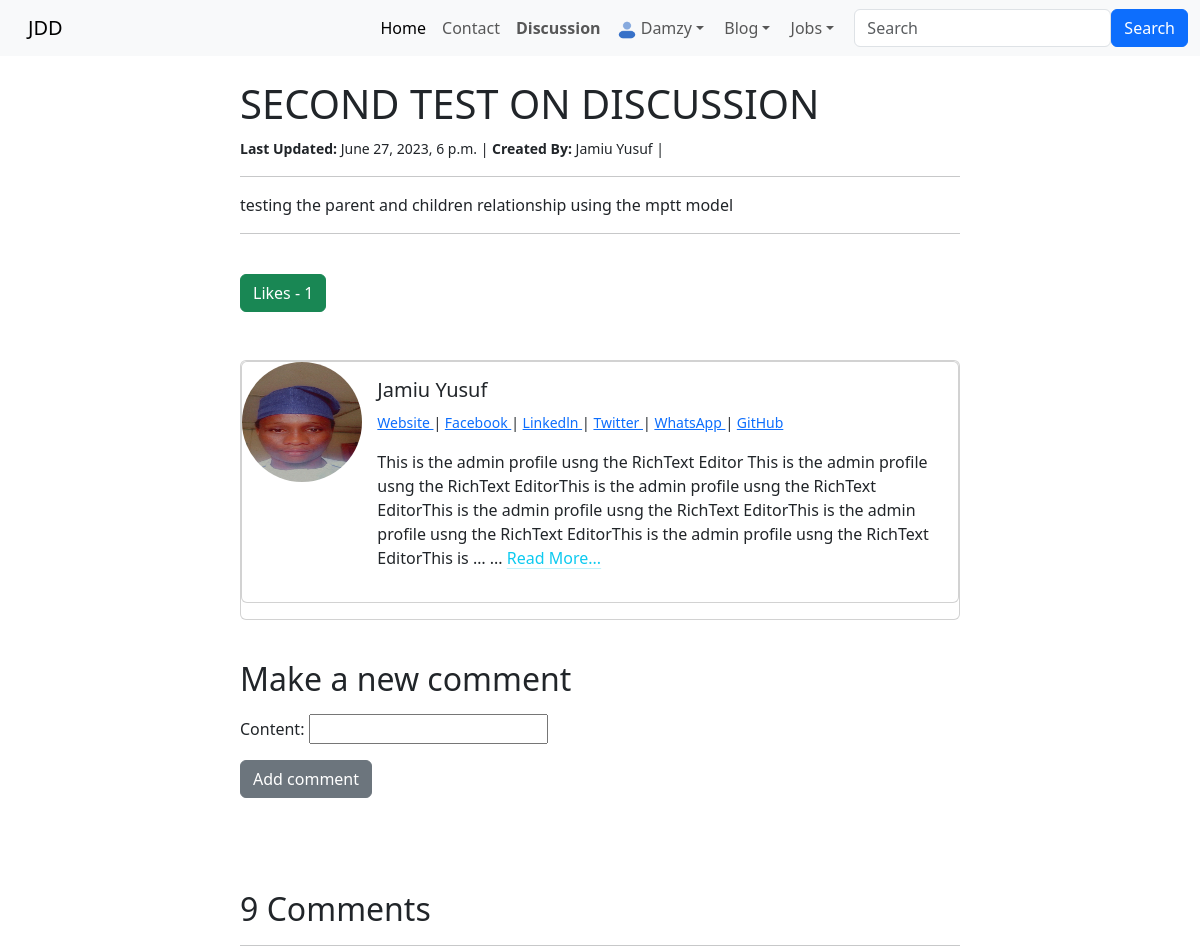
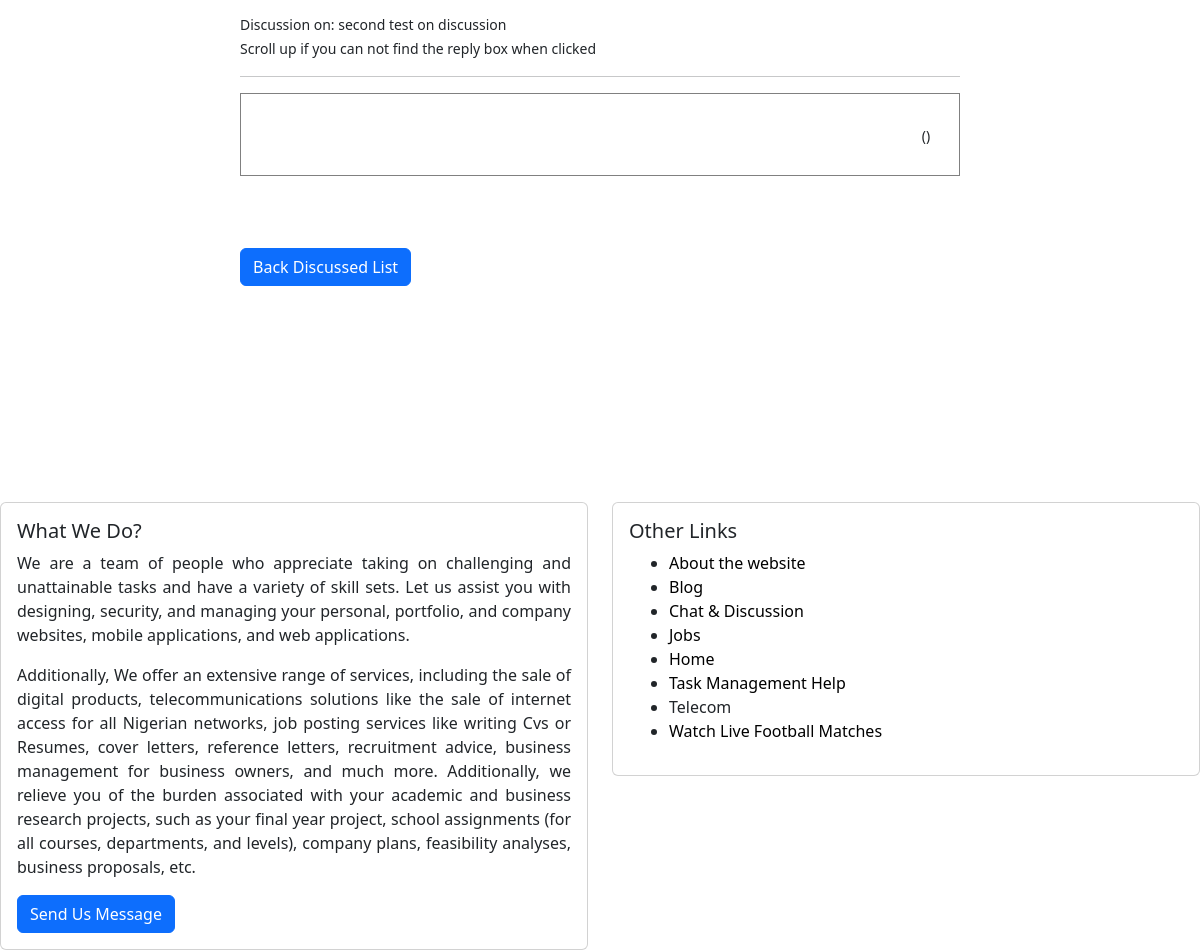
/discussion/discussion/2/ (signed in), run on the app's committed database (2 pictures, top to bottom).
### discussion/models.py (models this page shows, shortened)
class Discussion(models.Model):
    author = models.ForeignKey(User, on_delete=models.CASCADE)
    title = models.CharField(max_length=255, unique=True)
    date = models.DateTimeField(auto_now_add=True)
    content = RichTextField(blank=True, null=True, unique=True)
    likes = models.ManyToManyField(User, related_name='discuss_posts')
    def total_likes(self):
        return self.likes.count()

### index/models.py (models this page shows, shortened)
class Profile(models.Model):
    user = models.OneToOneField(User, null=True, on_delete=models.CASCADE)
    bio = RichTextField(blank=True, null=True)
    profile_pic = models.ImageField(null=True, blank=True, upload_to="images/profile/")
    linkedln_url = models.CharField(max_length=255, blank=True, null=True)
    facebook_url =  models.CharField(max_length=255, blank=True, null=True)
    twitter_url= models.CharField(max_length=255, blank=True, null=True)
    instagram_url =  models.CharField(max_length=255, blank=True, null=True)
    whatsapp_url= models.CharField(max_length=255, blank=True, null=True)
    github_url=  models.CharField(max_length=255, blank=True, null=True)
    website_url= models.CharField(max_length=255, blank=True, null=True)
    email_url= models.CharField(max_length=255, blank=True, null=True)

### discussion/views.py (the view)
# urls.py: path('discussion/<int:pk>/', DiscussionDetailsView.as_view(), name='discuss_details'),
class DiscussionDetailsView(DetailView):
    model = models.Discussion
    template_name = 'discussion/discuss_details.html'
    context_object_name = 'post'
    def get_context_data(self, **kwargs):
        context = super().get_context_data(**kwargs)
        post = self.get_object()
        comments = post.discuss_comments.filter(status=True).order_by('date')
        total_comments = comments.count()  # Get the total number of comments
        context['comments'] = comments
        context['comment_form'] = NewCommentForm()
        context['total_likes'] = post.total_likes()
        context['liked'] = post.likes.filter(id=self.request.user.id).exists()
        context['total_comments'] = total_comments  # Add total_comments to the context
        return context

### discussion/forms.py
class NewCommentForm(forms.ModelForm):
    content = forms.CharField(widget=CKEditorWidget())
    parent = TreeNodeChoiceField(queryset=Comment.objects.all())
    def __init__(self, *args, **kwargs):
        super().__init__(*args, **kwargs)
        self.fields['parent'].required = False
        self.fields['parent'].label = ''
        self.fields['parent'].widget.attrs.update({'class': 'd-none'})
    class Meta:
        model = models.Comment
        fields = ('parent', 'content')
        widgets = {
            'content': forms.Textarea(attrs={'class': 'form-control'}),
        }

### discussion/templates/discussion/discuss_details.html (shortened to what this page needs)
{% extends 'home/base.html' %}
{% load static %}
{% load humanize %}
{% load mptt_tags %}
{% block body %}
<div class="container">
    <div class="row justify-content-center">
        <div class="col-lg-8">
            <div class="post-container">
                <div class="post-title">
                    <h1>{{ object.title | upper }}</h1>
                    {% if user.is_authenticated %}
                    <small>
                        <b>Last Updated:</b> {{ object.date }} | <b>Created By:</b> {{ object.author.first_name }}
                        {{ object.author.last_name }} |
                    </small> <hr>
                    <p>
                        {{ object.content | safe }}
                    </p>
                    <hr> <br>
                    <form action="{% url 'discussion:like_post' object.pk %}" method="post">
                        {% if liked %}
                        <button type="submit" class="btn btn-danger" name="post_id" value="{{ object.id }}">Unliked
                        </button> - {{ total_likes }} Likes
                        {% else %}
                        <button type="submit" class="btn btn-success" name="post_id" value="{{ object.id }}">Likes -
                            {{ total_likes }}</button>
                        {% endif %}
                    </form>
                    {% endif %}
                </div>
<br>
                     <br>
  <div class="card mb-3" >
    <div class="card mb-3"  >
         <div class="row g-0">
            <div class="col-md-2">
                {% if object.author.profile.profile_pic %}
                    <img src="{{ object.author.profile.profile_pic.url }}" class="rounded-circle" alt="Author profile image" width="120" height="120">
                {% else %}
                    <img src="{% static 'images/profile_user_icon.png' %}" class="rounded-circle" alt="Default profile image" width="170" height="170">
                {% endif %}
            </div>
         <div class="col-md-10">
         <div class="card-body">
              <h5 class="card-title">{{object.author.first_name|safe}} {{object.author.last_name|safe}}</h5>
              <small  class="fw-lighter">
                   {% if object.author.profile.website_url %}
                   <a href="{{object.author.profile.website_url}}" target="_blank">Website </a>
              {% endif %}
              {% if object.author.profile.facebook_url %}
                   |  <a href="{{object.author.profile.facebook_url}}" class="links" target="_blank">Facebook </a>
              {% endif %}
              {% if object.author.profile.linkedln_url %}
                   |  <a href="{{object.author.profile.linkedln_url}}" class="links" target="_blank">Linkedln </a>
              {% endif %}
              {% if object.author.profile.twitter_url %}
                   |  <a href="{{object.author.profile.twitter_url}}" class="links" target="_blank">Twitter </a>
              {% endif %}
              {% if object.author.profile.whatsapp_url %}
                   |  <a href="{{object.author.profile.whatsapp_url}}" class="links" target="_blank"> WhatsApp </a>
              {% endif %}
              {% if object.author.profile.github_url %}
                   |  <a href="{{object.author.profile.github_url}}" class="links" target="_blank">GitHub </a>
              {% endif %}
              </small>
              <p class="card-text">
                {% if object.author.profile and object.author.profile.id %}
                   {{object.author.profile.bio |truncatewords:"50" |safe}}
                   ... <a href="{% url 'account:user_profile' object.author.profile.id %}" class="link-info link-offset-2 link-underline-opacity-25 link-underline-opacity-100-hover">
                       Read More...
                   </a>
                {% endif %}
              </p>
         </div>
         </div>
         </div>
    </div>
  </div>
<br>
                <div>
                {% if user.is_authenticated %}
                    <div class="comment-form">
                        <h2>Make a new comment</h2>
                        <form id="myForm" method="POST" action="{% url 'discussion:add_comment' object.id %}">
                            {{ comment_form.as_p }}
                            <button type="submit" class="btn btn-secondary">Add comment</button>
                        </form>
                {% endif %}
                    </div>
                    <br><br><br>
                    <h2>{{ total_comments }} Comment{{ total_comments|pluralize }}</h2> <hr>
                        <small>Discussion on: {{ object.title }}</small> <br>
                        <small>Scroll up if you can not find the reply box when clicked</small><hr>
                    {% recursetree comments %}
                        <div id="{{node.id}}" class="parent-comment">
                            <div class="d-flex">
                                <div class="p-2 flex-grow-1"><b>{{ node.user }}</b></div>
                                <div class="p-2"><small>{{ node.date }} ({{ node.date|naturaltime }})</small></div>
                            </div>
                        </div>
                            <br>
                    {% endrecursetree %}
                    </div>
                               <br><br><a href="{% url 'discussion:discuss_list' %}" class="btn btn-primary">Back Discussed List</a><br><br>
                    <br><br>
                </div>
                <br><br>
            </div>
        </div>
    </div>
</div>
{% endblock %}

### index/templates/home/base.html (shortened to what this page needs)
{% load static %}
{% load humanize %}
<!doctype html>
<html lang="en" >
  <head>
    <link rel="stylesheet" href="https://cdn.jsdelivr.net/npm/bootstrap@5.3.0-alpha3/dist/css/bootstrap.rtl.min.css">
    {% load static %}
  </head>
  <header>
    <nav class="navbar navbar-expand-lg bg-body-tertiary">
      <div class="container-fluid">
        <a class="navbar-brand" href="{% url 'index:home' %}">JDD</a>
        <div class="collapse navbar-collapse" id="navbarSupportedContent">
          <ul class="navbar-nav me-auto mb-2 mb-lg-0">
            <li class="nav-item">
            <a class="nav-link active" aria-current="page" href="{% url 'index:home' %}">Home</a>
            </li>
            <li class="nav-item">
              <a class="nav-link" href="{% url 'contact:contact' %}">Contact</a>
            </li>
            <li class="nav-item">
              <a class="nav-link" href="{% url 'discussion:discuss_list' %}"><b>Discussion</b> </a>
            </li>
            {% if user.is_authenticated %}
                  <li class="nav-item dropdown">
                    <a class="nav-link dropdown-toggle" href="" role="button"
                    data-bs-toggle="dropdown" aria-expanded="false">
                    {% if user.profile.profile_pic %}
                    <img src="{{ user.profile.profile_pic.url }}" class="rounded-circle" alt="Author profile image" width="30" height="30"> {{ user }}
                    {% else %}
                        <img src="{% static 'images/profile_user_icon.png' %}" class="rounded-circle" alt="Default profile image" width="20" height="20"> {{user}}
                    {% endif %}
                    </a>
                  </li>
                   <li class="nav-item dropdown">
                    <a class="nav-link dropdown-toggle" href="{% url 'index:blog_list' %}" role="button"
                    data-bs-toggle="dropdown" aria-expanded="false">
                    Blog
                    </a>
                  </li>
                  <li class="nav-item dropdown">
                    <a class="nav-link dropdown-toggle" href="{% url 'index:blog_list' %}" role="button"
                    data-bs-toggle="dropdown" aria-expanded="false">
                     Jobs
                    </a>
                  </li>
            {% endif %}
          </ul>
          {% include 'home/search.html' %}
        </div>
      </div>
    </nav>
  </header>
  <body>
    <div class="container"> <br>
        {% block body %} {% endblock %}
  </body>
  <footer>
<br><br><br><br>
    <div class="row">
      <div class="col-sm-6 mb-3 mb-sm-0">
        <div class="card">
          <div class="card-body">
            <h5 class="card-title">What We Do?</h5>
            <p class="card-text" style="text-align: justify;">
              We are a team of people who appreciate taking on challenging and unattainable tasks and have a variety of skill sets.
              Let us assist you with designing, security, and managing your personal, portfolio, and company websites,
              mobile applications, and web applications.
            </p>
            <p style="text-align: justify;">
               Additionally, We offer an extensive range of services, including the sale of digital products, telecommunications solutions
              like the sale of internet access for all Nigerian networks, job posting services like writing Cvs or Resumes,
              cover letters, reference letters, recruitment advice, business management for business owners, and much more.
              Additionally, we relieve you of the burden associated with your academic and business research projects, such
              as your final year project, school assignments (for all courses, departments, and levels), company plans,
              feasibility analyses, business proposals, etc.
            </p>
            <a href="{% url 'contact:contact' %}" class="btn btn-primary">Send Us Message</a>
          </div>
        </div>
      </div>
      <div class="col-sm-6">
        <div class="card">
          <div class="card-body">
            <h5 class="card-title">Other Links</h5>
            <ul>
              <li><a href="#" class="footer-link">About the website</a></li>
              <li><a href="{% url 'index:blog_list' %}" class="footer-link">Blog</a></li>
              <li><a href="{% url 'discussion:discuss_list' %}" class="footer-link">Chat & Discussion</a></li>
              <li><a href="{% url 'jobs:job_list' %}" class="footer-link">Jobs</a></li>
              <li><a href="{% url 'index:home' %}" class="footer-link">Home</a></li>
              <li><a href="{% url 'tasks:tasks_list' %}" class="footer-link">Task Management Help</a></li>
              <li class="nav-item">
                <a class="nav-link" href="{% url 'index:telecom' %}">Telecom</a>
              </li>
              <li><a href="https://afr.808scoretv.com/" class="footer-link">Watch Live Football Matches</a></li>
            </ul>
          </div>
        </div>
      </div>
    </div>
  </footer>
</html>

### discussion/templates/discussion/discuss_details.html (style rules this page uses)
.post-title { margin: auto; text-align: justify; max-width: 55rem; width: 100%; }
.parent-comment { border: 1px solid gray; padding: 1.3rem; text-align: justify; }
.comment-form { margin-bottom: 20px; }

### index/templates/home/base.html (style rules this page uses)
.footer-link { text-decoration: none; color: black; }

### data on the page
Discussion: title "SECOND TEST ON DISCUSSION", date "June 27, 2023, 6 p.m.", author.first_name "Jamiu", author.last_name "Yusuf", content "testing the parent and children relationship using the mptt model", author.profile.profile_pic (picture), author.profile.bio "This is the admin profile usng the RichText Editor This is the admin profile usng the RichText EditorThis is the admin profile usng the RichText EditorThis is the admin profile usng the RichText EditorThis is the admin profile usng the RichText EditorThis is the admin profile usng the RichText EditorThis is …", title "second test on discussion"

### other printed values
{{ user }} "Damzy"
{{ total_likes }} "1"
{{ total_comments }} "9"
